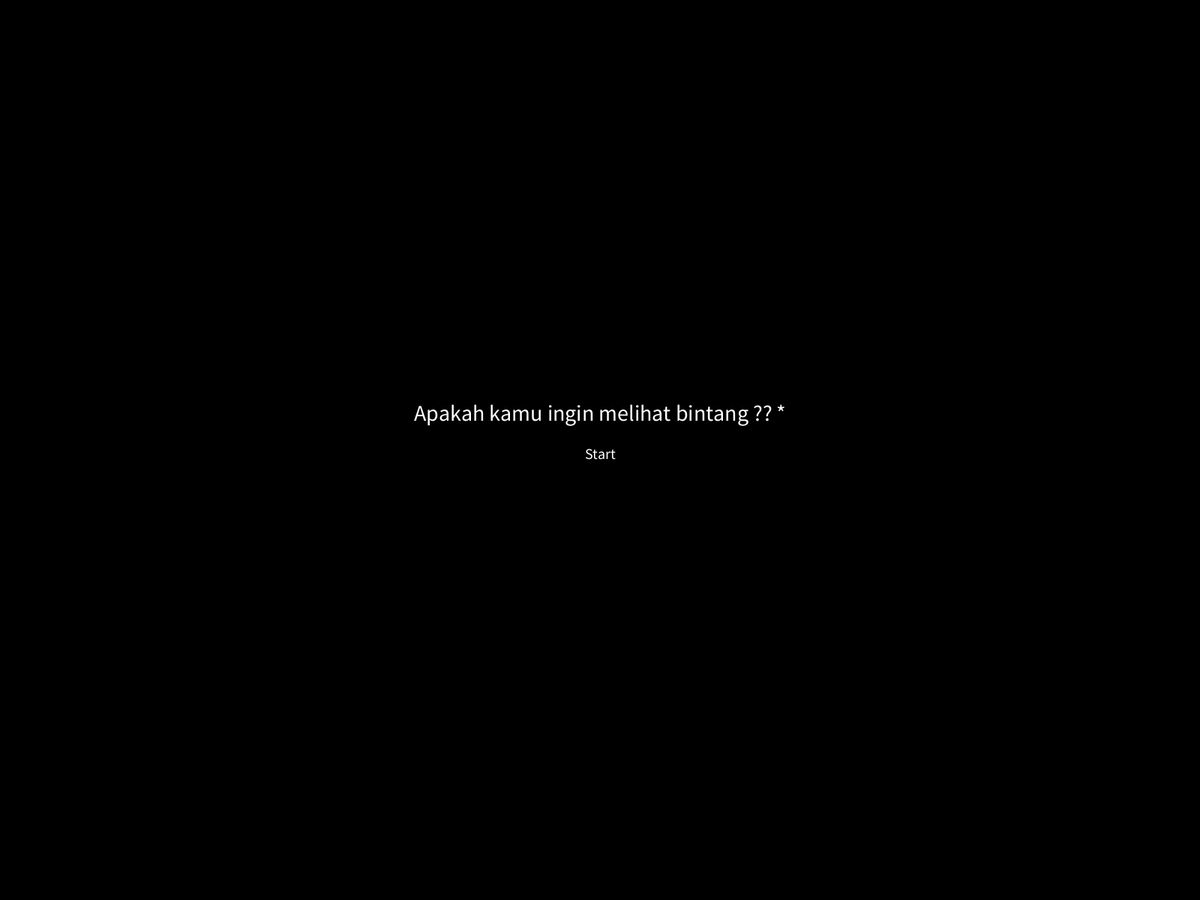
Frame 1 (no input)
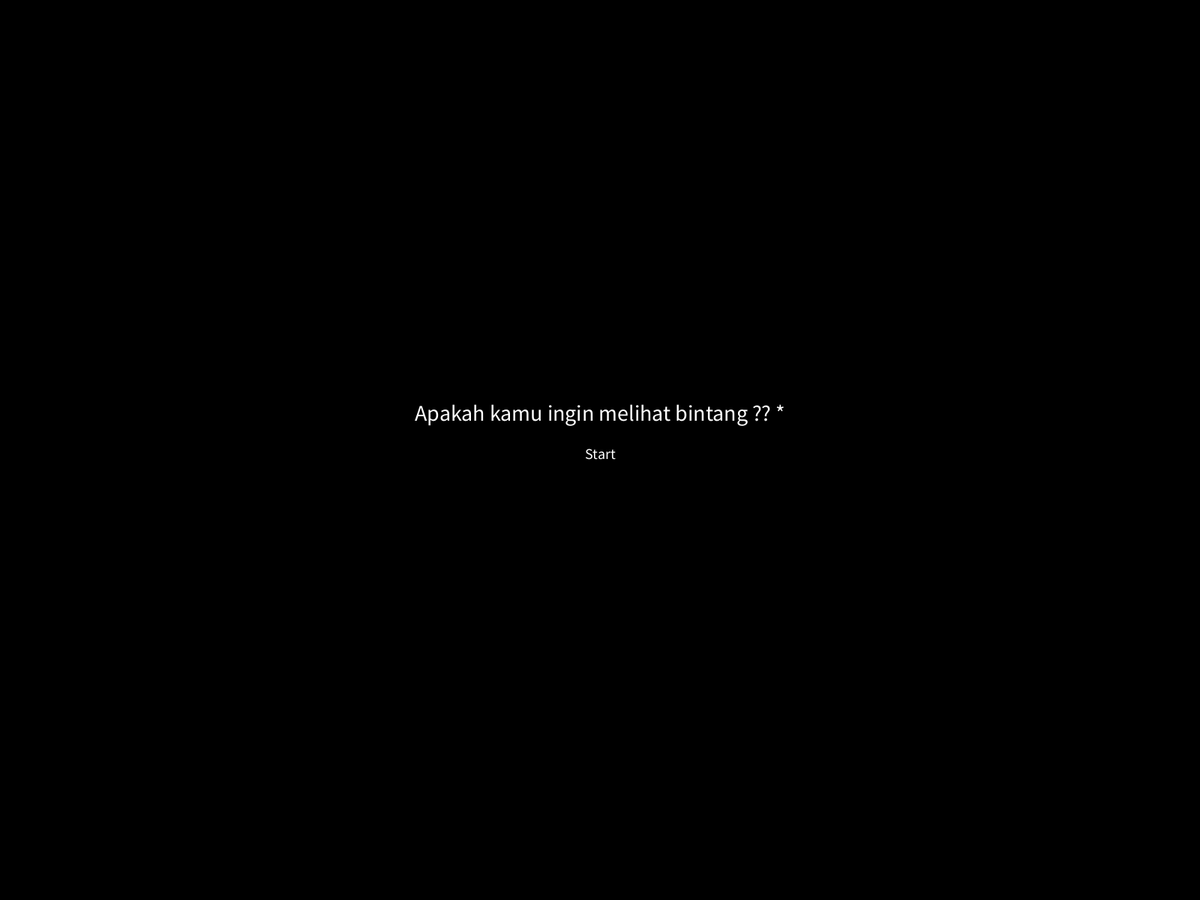
Frame 60 (the mouse pressed at the canvas centre just before this capture)
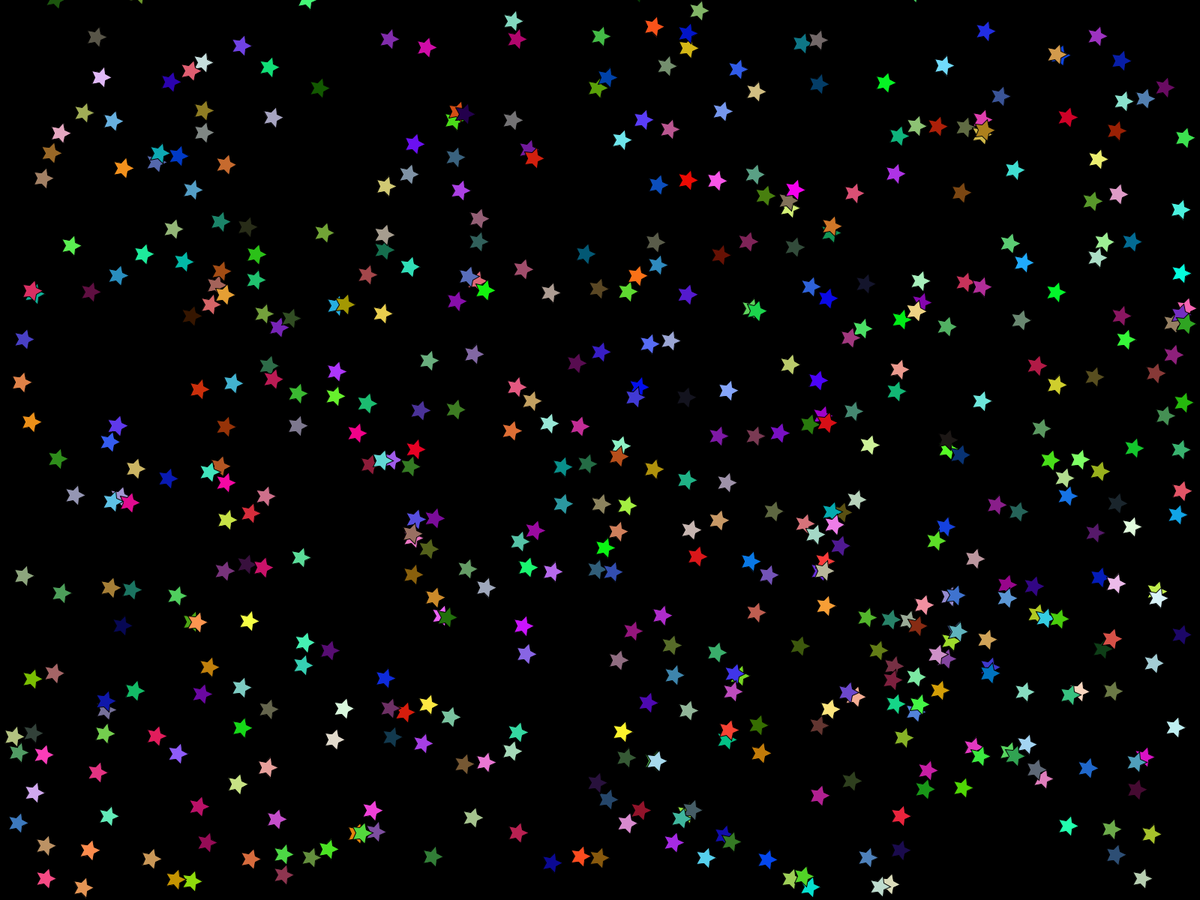
Frame 120 (the mouse held since frame 60 and released just before this capture)

The Processing sketch that drew these frames (run headless with seeded random() and noise(); from frame 60 on, the mouse is pressed at the canvas centre):

// Processing sketch: Bintang_Di_langit
// ── Bintang_Di_langit.pde
boolean isStarted = false; // Variabel untuk menentukan apakah permainan sudah dimulai
boolean isFinished = false; // Variabel untuk menentukan apakah permainan selesai
int numBalls = 500; // Jumlah objek
float[] x = new float[numBalls]; // Posisi x objek
float[] y = new float[numBalls]; // Posisi y objek
float[] speedX = new float[numBalls]; // Kecepatan objek di sumbu x
float[] speedY = new float[numBalls]; // Kecepatan objek di sumbu y
float gravity = 0.001; // Gravitasi
float radius = 15; // Jari-jari objek
color[] ballColors = new color[numBalls]; // Warna objek

void setup() {
  fullScreen(); // Output akan menjadi full screen
  surface.setResizable(true); // Memungkinkan pengguna untuk mengubah ukuran jendela
  // Inisialisasi posisi, kecepatan, dan warna setiap objek
  for (int i = 0; i < numBalls; i++) {
    x[i] = random(radius, width - radius); //posisi x acak
    y[i] = random(radius, height - radius); //posisi y acak
    speedX[i] = random(-2, 2); //kecepatan x acak
    speedY[i] = random(-2, 2); //kecepatan y acak
    ballColors[i] = color(random(255), random(255), random(255)); //diberikan warna random
  }
}

void draw() {
  background(0, 0, 0); //latar belakang

  if (!isStarted) {
    // Tampilkan halaman awal jika permainan belum dimulai
    displayStartPage();
  } else if (isFinished) {
    // Tampilkan halaman selesai jika permainan telah selesai
    displayFinishPage();
  } else {
    // Menerapkan gaya gravitasi pada kecepatan objek
    for (int i = 0; i < numBalls; i++) {
      speedY[i] += gravity; //menambahkan gravity pada komponen kecepatan
    }

    // Menggerakkan objek berdasarkan kecepatan
    boolean allBallsUp = true; // Variabel untuk mengecek apakah semua objek sudah naik ke atas
    for (int i = 0; i < numBalls; i++) {
      x[i] += speedX[i]; //kecepatan posisi x
      y[i] += speedY[i]; //kecepatan posisi y

      // Membounce objek saat mencapai batas layar
      if (x[i] > width - radius || x[i] < radius) {
        speedX[i] *= -1; //kecepatan setiap kali memantul x
      }
      if (y[i] > height - radius) {
        y[i] = height - radius;
        speedY[i] *= -1; //kecepatan setiap kali memantul y
      }

      // Cek jika ada objek yang masih bergerak ke bawah
      if (speedY[i] > 0) {
        allBallsUp = false;
      }

      // Menggambar objek dengan warna yang berbeda untuk setiap objek.
      fill(ballColors[i]);
      star(x[i], y[i], 5, radius, radius/2); // Mengganti ellipse dengan fungsi untuk menggambar bintang
    }

    // Cek jika semua objek sudah tidak memantul ke atas
    if (allBallsUp) {
      isFinished = true;
    }
  }
}

void mousePressed() { //Dipanggil kembali saat tombol klik kiri mouse ditekan
  if (!isStarted) {
    // Tombol "Start" ditekan, memulai permainan
    isStarted = true;
  } else if (isFinished) {
    // Tombol "Retry" ditekan, mengulang permainan
    restartGame();
  } else {
    // Permainan sedang berjalan, lakukan aksi tambahan saat klik mouse
    // ...
  }
}

void displayStartPage() {
  // Tampilkan halaman awal dengan tombol "Start"
  background(0);
  fill(255);
  textSize(30);
  textAlign(CENTER, CENTER);
  text("Apakah kamu ingin melihat bintang ?? *", width/2, height/2 - 50);
  fill(0, 150);
  rect(width / 2, height / 2, 150, 50);
  fill(255);
  textSize(20);
  text("Start", width / 2, height / 2 + 5);
}

void displayFinishPage() {
  // Tampilkan halaman selesai dengan tombol "Retry"
  background(0);
  fill(255);
  textSize(30);
  textAlign(CENTER, CENTER);
  text(" - Finish - ", width/2, height/2 - 50);
  fill(0, 150);
  rect(width / 2, height / 2, 150, 50);
  fill(255);
  textSize(20);
  text("Retry", width / 2, height / 2 + 5);
}

void restartGame() {
  // Mengatur ulang posisi, kecepatan, dan warna setiap objek secara acak
  for (int i = 0; i < numBalls; i++) {
    x[i] = random(radius, width - radius); //posisi objek acak di antara radius dan lebar jendela dikurangi radius
    y[i] = random(radius, height - radius);
    speedX[i] = random(-2, 2); //kecepatan diberikan nilai x acak antara -2 dan 2.
    speedY[i] = random(-2, 2); //kecepatan diberikan nilai y acak antara -2 dan 2.
    ballColors[i] = color(random(255), random(255), random(255));
  }
  isFinished = false;
}

void star(float x, float y, int numPoints, float outerRadius, float innerRadius) {
  float angle = TWO_PI / numPoints;
  float halfAngle = angle / 2.0;
  beginShape();
  for (float a = 0; a < TWO_PI; a += angle) {
    float sx = x + cos(a) * outerRadius;
    float sy = y + sin(a) * outerRadius;
    vertex(sx, sy);
    sx = x + cos(a + halfAngle) * innerRadius;
    sy = y + sin(a + halfAngle) * innerRadius;
    vertex(sx, sy);
  }
  endShape(CLOSE);
}
